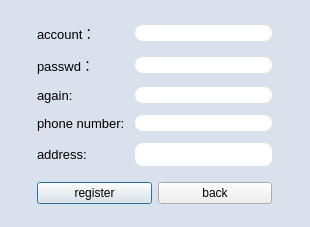
<?xml version="1.0" encoding="UTF-8"?>
<ui version="4.0">
 <class>RegisterDialog</class>
 <widget class="QDialog" name="RegisterDialog">
  <property name="geometry">
   <rect>
    <x>0</x>
    <y>0</y>
    <width>310</width>
    <height>227</height>
   </rect>
  </property>
  <property name="minimumSize">
   <size>
    <width>310</width>
    <height>227</height>
   </size>
  </property>
  <property name="maximumSize">
   <size>
    <width>310</width>
    <height>227</height>
   </size>
  </property>
  <property name="windowTitle">
   <string>注册</string>
  </property>
  <property name="styleSheet">
   <string notr="true">QLineEdit{
border-radius:8px;
}
QDialog{
	background-color: rgb(217, 226, 236);
}</string>
  </property>
  <layout class="QHBoxLayout" name="horizontalLayout_2">
   <item>
    <spacer name="horizontalSpacer">
     <property name="orientation">
      <enum>Qt::Orientation::Horizontal</enum>
     </property>
     <property name="sizeHint" stdset="0">
      <size>
       <width>34</width>
       <height>20</height>
      </size>
     </property>
    </spacer>
   </item>
   <item>
    <layout class="QVBoxLayout" name="verticalLayout">
     <item>
      <spacer name="verticalSpacer_2">
       <property name="orientation">
        <enum>Qt::Orientation::Vertical</enum>
       </property>
       <property name="sizeHint" stdset="0">
        <size>
         <width>20</width>
         <height>40</height>
        </size>
       </property>
      </spacer>
     </item>
     <item>
      <layout class="QGridLayout" name="gridLayout">
       <property name="bottomMargin">
        <number>10</number>
       </property>
       <property name="horizontalSpacing">
        <number>10</number>
       </property>
       <property name="verticalSpacing">
        <number>12</number>
       </property>
       <item row="2" column="0">
        <widget class="QLabel" name="label_3">
         <property name="font">
          <font>
           <pointsize>10</pointsize>
          </font>
         </property>
         <property name="text">
          <string>again:</string>
         </property>
        </widget>
       </item>
       <item row="0" column="0">
        <widget class="QLabel" name="label">
         <property name="font">
          <font>
           <pointsize>10</pointsize>
          </font>
         </property>
         <property name="text">
          <string>account：</string>
         </property>
        </widget>
       </item>
       <item row="0" column="1">
        <widget class="QLineEdit" name="new_username">
         <property name="maxLength">
          <number>12</number>
         </property>
        </widget>
       </item>
       <item row="1" column="1">
        <widget class="QLineEdit" name="newFirst_passwd">
         <property name="maxLength">
          <number>16</number>
         </property>
         <property name="echoMode">
          <enum>QLineEdit::EchoMode::Password</enum>
         </property>
        </widget>
       </item>
       <item row="2" column="1">
        <widget class="QLineEdit" name="newSec_passwd">
         <property name="minimumSize">
          <size>
           <width>137</width>
           <height>0</height>
          </size>
         </property>
         <property name="maxLength">
          <number>16</number>
         </property>
         <property name="echoMode">
          <enum>QLineEdit::EchoMode::Password</enum>
         </property>
        </widget>
       </item>
       <item row="3" column="0">
        <widget class="QLabel" name="label_4">
         <property name="font">
          <font>
           <pointsize>10</pointsize>
          </font>
         </property>
         <property name="text">
          <string>phone number:</string>
         </property>
        </widget>
       </item>
       <item row="1" column="0">
        <widget class="QLabel" name="label_2">
         <property name="font">
          <font>
           <pointsize>10</pointsize>
          </font>
         </property>
         <property name="text">
          <string>passwd：</string>
         </property>
        </widget>
       </item>
       <item row="4" column="1">
        <widget class="QLineEdit" name="addressEdit">
         <property name="sizePolicy">
          <sizepolicy hsizetype="Expanding" vsizetype="Expanding">
           <horstretch>0</horstretch>
           <verstretch>0</verstretch>
          </sizepolicy>
         </property>
         <property name="minimumSize">
          <size>
           <width>0</width>
           <height>23</height>
          </size>
         </property>
         <property name="maxLength">
          <number>20</number>
         </property>
        </widget>
       </item>
       <item row="4" column="0">
        <widget class="QLabel" name="label_5">
         <property name="font">
          <font>
           <pointsize>10</pointsize>
          </font>
         </property>
         <property name="text">
          <string>address:</string>
         </property>
        </widget>
       </item>
       <item row="3" column="1">
        <widget class="QLineEdit" name="phoneEdit_2">
         <property name="maxLength">
          <number>11</number>
         </property>
        </widget>
       </item>
      </layout>
     </item>
     <item>
      <layout class="QHBoxLayout" name="horizontalLayout">
       <item>
        <widget class="QPushButton" name="registerButton">
         <property name="text">
          <string>register</string>
         </property>
        </widget>
       </item>
       <item>
        <widget class="QPushButton" name="cancelButton">
         <property name="text">
          <string>back</string>
         </property>
        </widget>
       </item>
      </layout>
     </item>
     <item>
      <spacer name="verticalSpacer">
       <property name="orientation">
        <enum>Qt::Orientation::Vertical</enum>
       </property>
       <property name="sizeHint" stdset="0">
        <size>
         <width>20</width>
         <height>40</height>
        </size>
       </property>
      </spacer>
     </item>
    </layout>
   </item>
   <item>
    <spacer name="horizontalSpacer_2">
     <property name="orientation">
      <enum>Qt::Orientation::Horizontal</enum>
     </property>
     <property name="sizeHint" stdset="0">
      <size>
       <width>34</width>
       <height>20</height>
      </size>
     </property>
    </spacer>
   </item>
  </layout>
 </widget>
 <resources/>
 <connections/>
</ui>
